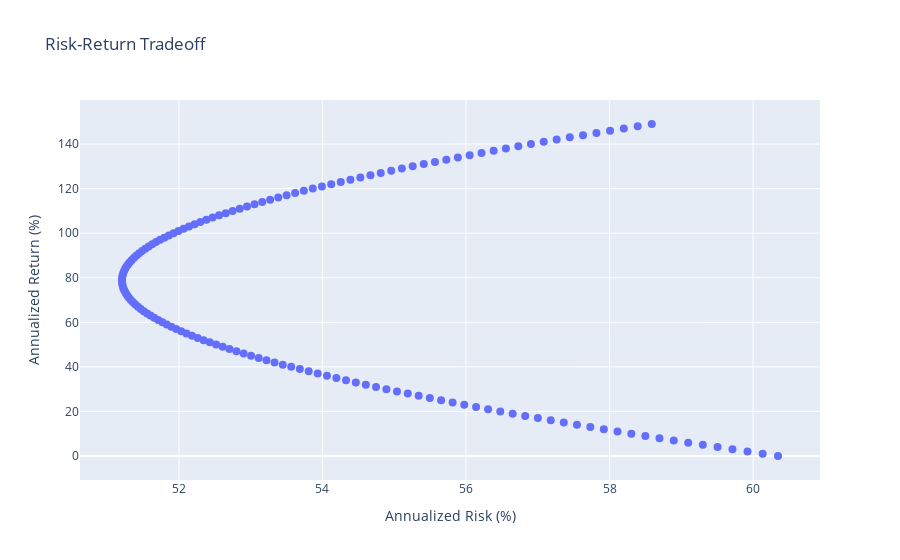

Notebook code cell kept with this figure:
### Markdown cell above
## Constrained Least Squares Problem
The optimal solution is:
\begin{align}
    \begin{bmatrix}w\\z_1\\z_2\end{bmatrix} =
    \begin{bmatrix}
        2R^TR & \textbf{1} & \mu\\
        \textbf{1}^T & 0 & 0\\
        \mu^T & 0 & 0
    \end{bmatrix}^{-1} \begin{bmatrix}
        2\rho T\mu\\
        1\\
        \rho
    \end{bmatrix}
\end{align}

### Code cell
def compute_annualized_risk(desired_annualized_return=10):
    T, n = R.shape
    mu = np.mean(R, axis=0)
    rho = desired_annualized_return * 0.01 / T

    RTR = 2 * R.T @ R
    ones_col = np.ones((n, 1))
    ones_row = np.ones((1, n))
    mu_col = mu.reshape(-1, 1)
    mu_row = mu.reshape(1, -1)

    A = np.block([
        [RTR,      ones_col, mu_col],
        [ones_row, 0,        0     ],
        [mu_row,   0,        0     ]
    ])
    b = np.concatenate([2 * rho * T * mu, [1], [rho]])
    solution = np.linalg.inv(A) @ b
    w = solution[:n]
    annualized_risk = np.sqrt(T) * np.std(R @ w) * 100
    return w, annualized_risk

# Build an array of desired annualized returns (e.g., from 0% to 500% in steps of 1%)
desired_returns = np.arange(0, 150, 1)  # 0%, 1%, ..., 499%

# Compute risks for each desired return, and unpack the results
risks = []
for r in desired_returns:
    w, annualized_risk = compute_annualized_risk(desired_annualized_return=r)
    risks.append(annualized_risk)
risks = np.array(risks)

def plot_risk_return(risks, returns):
    fig = go.Figure()
    fig.add_trace(go.Scatter(
        x=risks,
        y=returns,
        mode='markers',
        marker=dict(size=8),
    ))
    fig.update_layout(
        xaxis_title='Annualized Risk (%)',
        yaxis_title='Annualized Return (%)',
        title='Risk-Return Tradeoff'
    )
    fig.show()

plot_risk_return(risks, desired_returns)

### Figure 1 — Plotly figure (JSON) as saved in the notebook; plotly's stock layout.template omitted (floating-point values rounded to 4 significant figures; data arrays with more than 128 entries replaced by an {"elided": "..."} marker saying what was removed)
{"data": [{"marker": {"size": 8}, "mode": "markers", "type": "scatter", "x": {"elided": "150 float values"}, "y": {"elided": "150 int values"}}], "layout": {"title": {"text": "Risk-Return Tradeoff"}, "xaxis": {"title": {"text": "Annualized Risk (%)"}}, "yaxis": {"title": {"text": "Annualized Return (%)"}}}}
